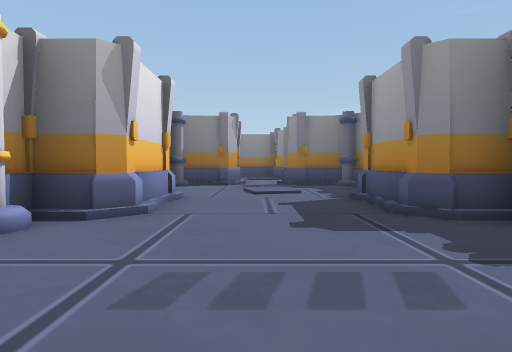
View 1 (above)

17 first-person views from a walk through a Unity game level. The camera is 1.2 m above the floor, tilts 2° down and sees 75° across. Doors are open. The floor is counted in squares, 2 m on a side. Each view is taken from the middle of a square. On the plan, view 1 faces up. The plan holds only what a view shows up to about 10 squares ahead; the rest is blank. The place goes on beyond the plan. The player is left out.

View 2
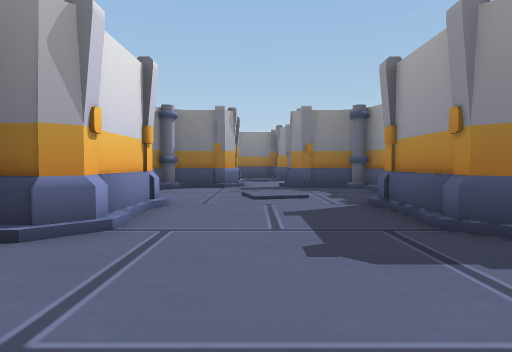

View 3
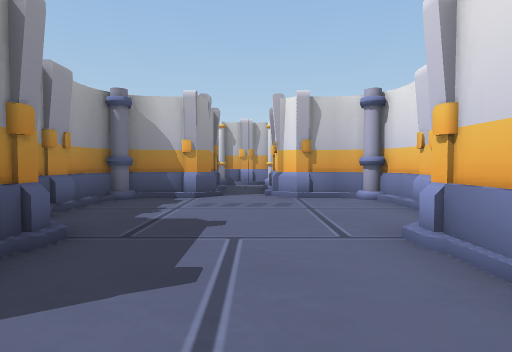

View 4
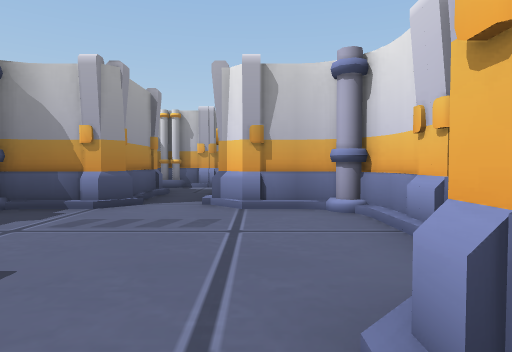

View 5
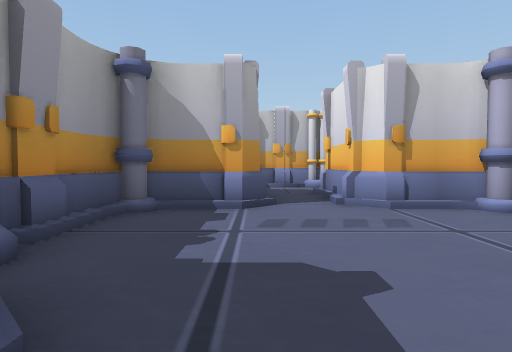

View 6
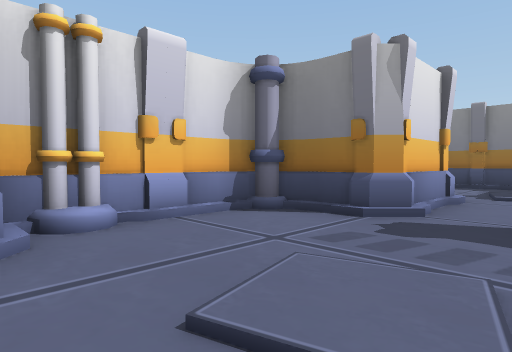

View 7
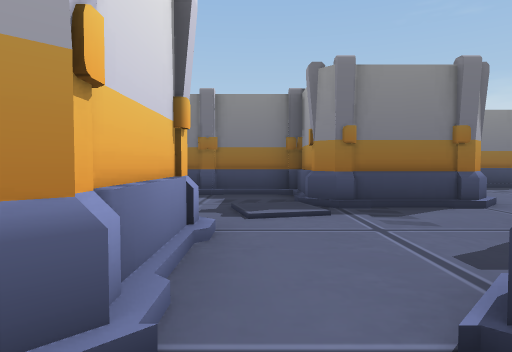

View 8
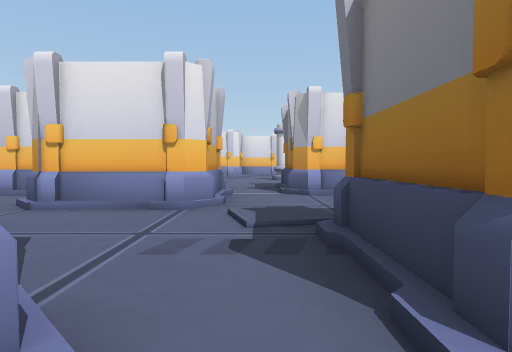

View 9
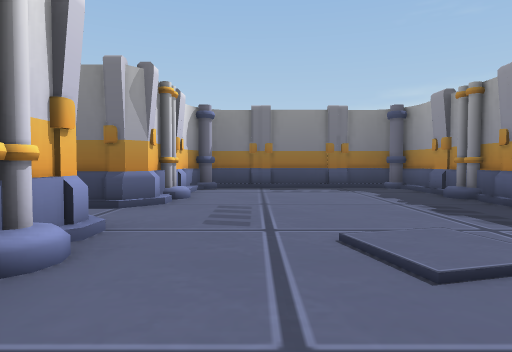

View 10
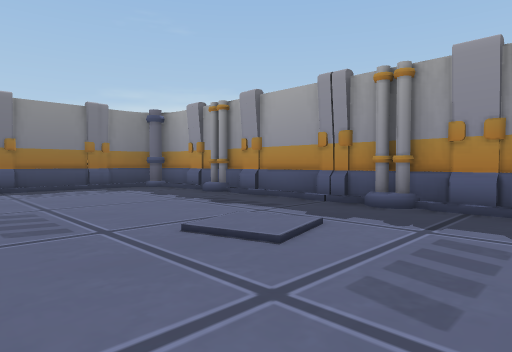

View 11
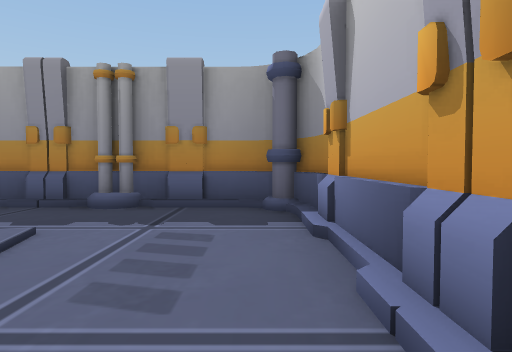

View 12
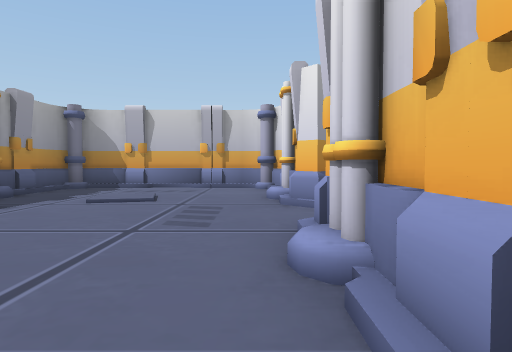

View 13
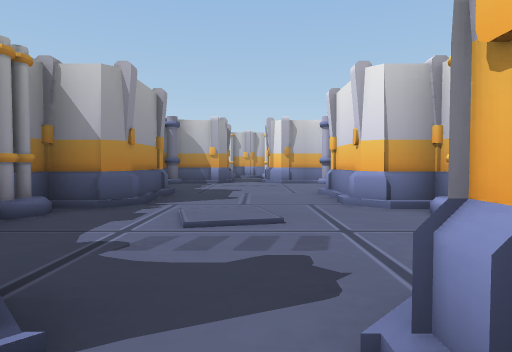

View 14
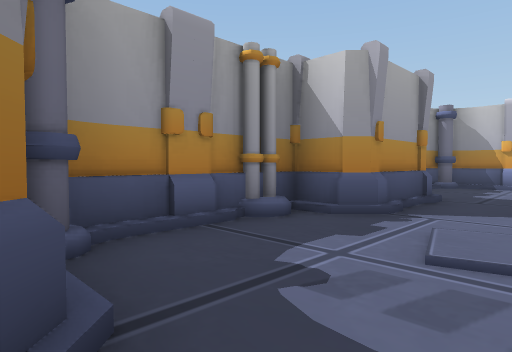

View 15
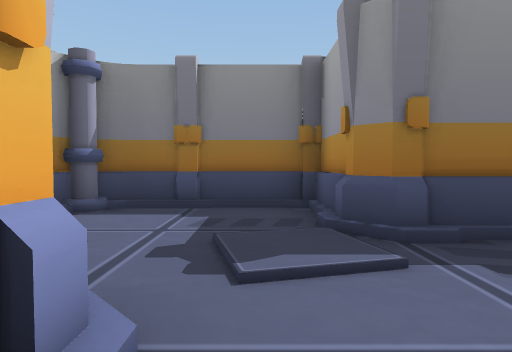

View 16
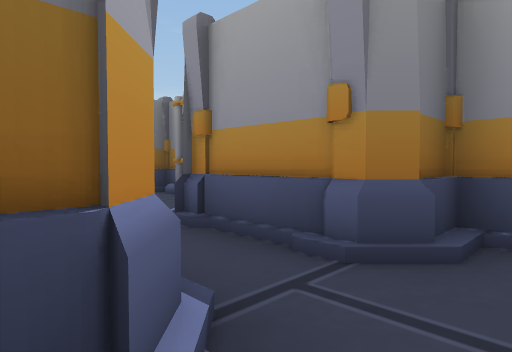

View 17
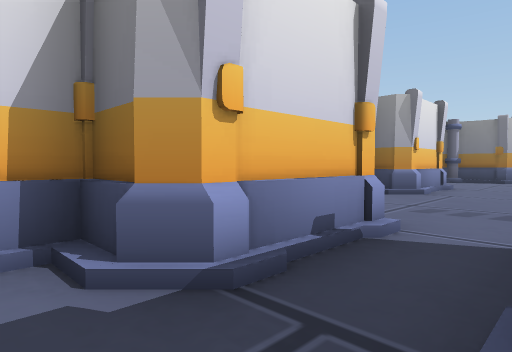

### Floor plan
Points are (right, up) in squares from view 1. A wall is a line through its corners. A room is listed if a view was taken in it or the views show most of it. See-through windows are left out.
Room 1 (views 1, 16, 17)
walls: (-0.4, -1.9) (-0.6, -2.2) (-1.4, -2.2) (-1.4, -2.8); (1, -1.9) (1, 0.3); (1.4, -2.4) (0.8, -1.8); (-1.6, -2.2) (-1.6, -2.8); (-0.8, -3.6) (-0.3, -3.8); (2, -2.2) (1.2, -2.2); (1.1, -3.7) (1.5, -3.9); (1, -3.8) (1.4, -3.6); (-0.8, -3.9) (1.4, -3.9); (-0.9, -3.9) (-0.4, -3.7); (-0.5, 0.3) (-0.5, -2.2); (-0.9, 0.4) (-0.5, 0)
low walls: (-0.6, -2.5) (-1.4, -2.5); (0.8, -1.8) (0.8, -1.5)
ways out: opening at (0, 1) to room 2
Room 2 (views 2, 3, 4, 5, 6, 7)
walls: (-1.4, 4.1) (-2, 3.5); (1.7, 5.9) (2.3, 6.5); (-1.9, 6.5) (-1.4, 6); (-2.3, 7.2) (-2.5, 6.7); (-2.5, 7.1) (-2.5, 6.2) (-1.6, 6.2) (-1.6, 3.8) (-2.5, 3.8) (-2.5, 3.2); (2.7, 6.9) (2.8, 7.3); (2.9, 3.2) (2.9, 3.8) (2.1, 3.8) (2, 4) (2, 6.2) (2.9, 6.2) (2.9, 6.9) (2.7, 7.4); (2.9, 6.9) (2.9, 8.9); (-2.5, 2.5) (-2.5, 1.2); (-2.5, 8.9) (-2.5, 7.2) (-2.4, 6.8); (1.3, 9.6) (0.7, 10.2); (2.9, 1.2) (2.9, 2.6); (-0.5, 9.8) (-1.6, 9.8); (-1.6, 0.3) (-0.5, 0.3); (-0.5, 10) (-1, 9.5); (2.4, 0.5) (2.7, 1.2); (0.7, -0.1) (1.1, 0.3) (2, 0.3); (2, 9.8) (1.1, 9.8)
low walls: (-2, 3.5) (-2.4, 3.5); (2.8, 3.5) (2.2, 3.5) (1.7, 4) (1.7, 5.9); (2.7, 7.4) (2.7, 8.9); (2.7, 1.6) (2.7, 2.5); (-0.8, 0.5) (-0.5, 0.3); (-1, 9.5) (-1.6, 9.5)
ways out: opening at (0, 1) to room 1; opening at (0, 10) to room 4
Room 3 (views 8, 9, 10, 11, 12)
walls: (3.1, 12.4) (3.4, 12.1) (3.4, 11.2); (3.4, 14.9) (3.4, 13.9); (8.8, 14.7) (8.7, 14.9) (8.9, 15.4) (8.9, 16.9); (8.6, 10.9) (8.8, 11.4); (3.5, 15.3) (3.7, 14.9); (8.9, 11.2) (8.9, 14.9); (8.9, 10.8) (8.6, 11.4); (3.4, 16.9) (3.4, 15.1); (8.9, 9.2) (8.9, 11.1); (8.3, 8.6) (8.5, 9); (4.2, 8.3) (8.2, 8.3) (8.5, 8.4); (8, 17.8) (4.4, 17.8)
low walls: (8.6, 11.4) (8.6, 12.1); (8.6, 9.2) (8.6, 10.5); (7.9, 17.5) (7.1, 17.5)
ways out: opening at (3, 13) to room 4
Room 4 (views 13, 14, 15)
walls: (1, 13.8) (1, 15.8); (1.3, 13.5) (0.8, 14) (0.8, 15.8) (-1.7, 15.8); (-2.9, 12.3) (-0.9, 12.3) (-0.5, 11.9) (-0.5, 9.8); (-2.5, 14.9) (-2.5, 14.1) (-2.8, 13.8); (3.4, 13.8) (0.8, 13.8); (3.4, 13.9) (3, 13.5)
low walls: (1.6, 13.5) (1.3, 13.5); (-0.6, 15.5) (-1.6, 15.5); (3, 13.5) (2.6, 13.5)
ways out: opening at (0, 10) to room 2; opening at (3, 13) to room 3; opening at (-3, 13)

Positions as (right, up) in squares from view 1, and headings:
1: (0, 0), facing up
2: (0, 1), facing up
3: (0, 7), facing down
4: (-1, 5), facing down
5: (1, 5), facing down
6: (1, 6), facing up-left
7: (0, 9), facing up
8: (4, 13), facing left
9: (5, 9), facing up
10: (4, 9), facing up-right
11: (4, 9), facing right
12: (4, 17), facing down
13: (0, 11), facing down
14: (0, 10), facing down-right
15: (0, 11), facing up
16: (-1, -3), facing up-right
17: (1, -3), facing up-left
